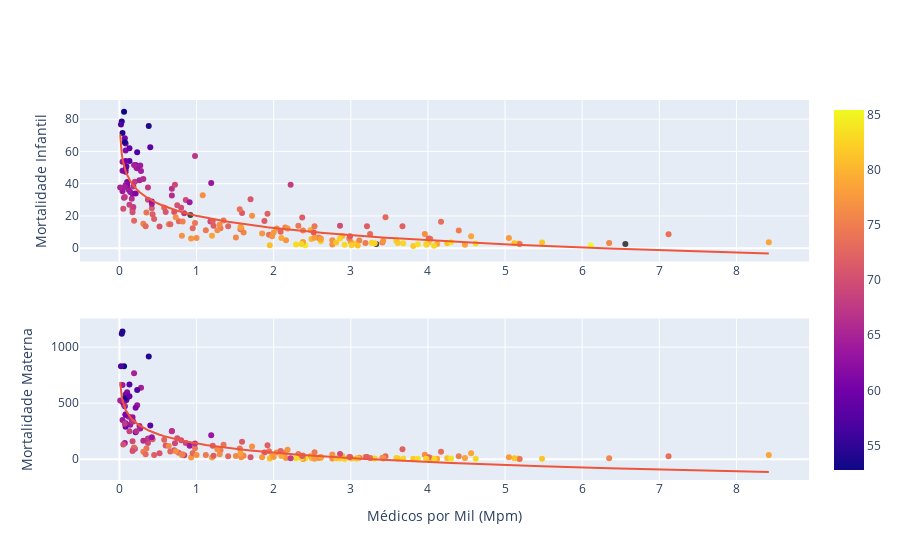

The notebook cell this image was saved under:
### Markdown cell above
- Como podemos ver neste gráfico, a expectativa de vida tende a aumentar em países com maior PIB per capita, o que indica populações ricas em média. Além disso, taxas de natalidade mais elevadas estão relacionadas com países com um menor PIB per capita e, como vimos nos gráficos anteriores, menos PpT. Portanto, o País de Baixa Renda pode não ter como investir em uma boa estrutura de saúde, o que pode resultar em Elevada Mortalidade Infantil e Materna. Aqui $R^2=0,69$ para Mortalidade Infantil e $R^2=0,63$ para Mortalidade Materna. O coeficiente $a$ ainda são negativos, indicando relação inversalmente proporcional.

### Code cell
fig = make_subplots(rows=2, cols=1)


plt2= px.scatter(df, x="Physicians per thousand", y="Infant mortality", color = "Life expectancy",
                 trendline="ols", trendline_options=dict(log_x=True), color_continuous_scale="Spectral", hover_data=df[['Country']])


fig.add_trace(go.Scatter(plt2.data[0]),row=1,col=1)
fig.add_trace(go.Scatter(plt2.data[1],line=dict(color='#EF553B')),row=1,col=1)

fig.update_yaxes(title_text="Mortalidade Infantil", row=1, col=1)

plt3= px.scatter(df, x="Physicians per thousand", y="Maternal mortality ratio", color = "Life expectancy",
                 trendline="ols", trendline_options=dict(log_x=True), color_continuous_scale="Spectral", hover_data=df[['Country']])


fig.add_trace(go.Scatter(plt3.data[0]),row=2,col=1)
fig.add_trace(go.Scatter(plt3.data[1],line=dict(color='#EF553B')),row=2,col=1)

fig.update_xaxes(title_text="Médicos por Mil (Mpm)", row=2, col=1)
fig.update_yaxes(title_text="Mortalidade Materna", row=2, col=1)

fig.show()

### Figure 1 — Plotly figure (JSON) as saved in the notebook; plotly's stock layout.template omitted (floating-point values rounded to 4 significant figures; data arrays with more than 128 entries replaced by an {"elided": "..."} marker saying what was removed)
{"data": [{"customdata": {"elided": "195x1 str values"}, "hovertemplate": "Physicians per thousand=%{x}<br>Infant mortality=%{y}<br>Country=%{customdata[0]}<br>Life expectancy=%{marker.color}<extra></extra>", "legendgroup": "", "marker": {"color": {"elided": "195 float values"}, "coloraxis": "coloraxis", "symbol": "circle"}, "mode": "markers", "name": "", "orientation": "v", "showlegend": false, "type": "scatter", "x": {"elided": "195 float values"}, "xaxis": "x", "y": {"elided": "195 float values"}, "yaxis": "y"}, {"hovertemplate": "<b>OLS trendline</b><br>Infant mortality = -25.1976 * log10(Physicians per thousand) + 20.1068<br>R<sup>2</sup>=0.686582<br><br>Physicians per thousand=%{x}<br>Infant mortality=%{y} <b>(trend)</b><extra></extra>", "legendgroup": "", "line": {"color": "#EF553B"}, "marker": {"symbol": "circle"}, "mode": "lines", "name": "", "showlegend": false, "type": "scatter", "x": {"elided": "188 float values"}, "xaxis": "x", "y": {"elided": "188 float values"}, "yaxis": "y"}, {"customdata": {"elided": "195x1 str values"}, "hovertemplate": "Physicians per thousand=%{x}<br>Maternal mortality ratio=%{y}<br>Country=%{customdata[0]}<br>Life expectancy=%{marker.color}<extra></extra>", "legendgroup": "", "marker": {"color": {"elided": "195 float values"}, "coloraxis": "coloraxis", "symbol": "circle"}, "mode": "markers", "name": "", "orientation": "v", "showlegend": false, "type": "scatter", "x": {"elided": "195 float values"}, "xaxis": "x2", "y": {"elided": "195 int values"}, "yaxis": "y2"}, {"hovertemplate": "<b>OLS trendline</b><br>Maternal mortality ratio = -274.877 * log10(Physicians per thousand) + 140.105<br>R<sup>2</sup>=0.630177<br><br>Physicians per thousand=%{x}<br>Maternal mortality ratio=%{y} <b>(trend)</b><extra></extra>", "legendgroup": "", "line": {"color": "#EF553B"}, "marker": {"symbol": "circle"}, "mode": "lines", "name": "", "showlegend": false, "type": "scatter", "x": {"elided": "180 float values"}, "xaxis": "x2", "y": {"elided": "180 float values"}, "yaxis": "y2"}], "layout": {"xaxis": {"anchor": "y", "domain": [0, 1]}, "xaxis2": {"anchor": "y2", "domain": [0, 1], "title": {"text": "Médicos por Mil (Mpm)"}}, "yaxis": {"anchor": "x", "domain": [0.575, 1], "title": {"text": "Mortalidade Infantil"}}, "yaxis2": {"anchor": "x2", "domain": [0, 0.425], "title": {"text": "Mortalidade Materna"}}}}
